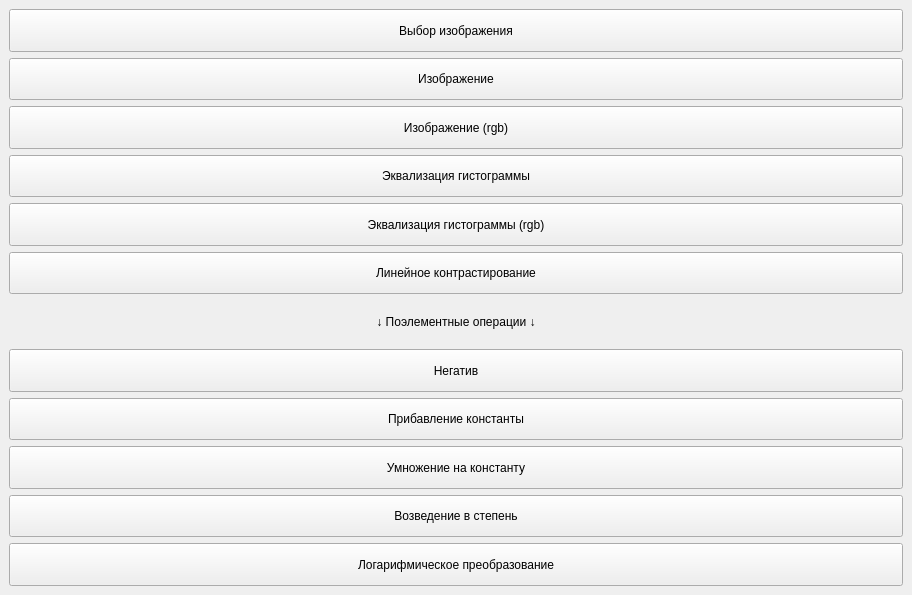
<?xml version="1.0" encoding="UTF-8"?>
<ui version="4.0">
 <class>MainWindow</class>
 <widget class="QMainWindow" name="MainWindow">
  <property name="geometry">
   <rect>
    <x>0</x>
    <y>0</y>
    <width>912</width>
    <height>595</height>
   </rect>
  </property>
  <property name="windowTitle">
   <string>MainWindow</string>
  </property>
  <widget class="QWidget" name="centralwidget">
   <layout class="QVBoxLayout" name="verticalLayout">
    <item>
     <layout class="QGridLayout" name="gridLayout">
      <item row="4" column="0">
       <widget class="QPushButton" name="pushButton">
        <property name="sizePolicy">
         <sizepolicy hsizetype="Minimum" vsizetype="Minimum">
          <horstretch>0</horstretch>
          <verstretch>0</verstretch>
         </sizepolicy>
        </property>
        <property name="text">
         <string>Эквализация гистограммы (rgb)</string>
        </property>
       </widget>
      </item>
      <item row="9" column="0">
       <widget class="QPushButton" name="pushButton_7">
        <property name="sizePolicy">
         <sizepolicy hsizetype="Minimum" vsizetype="Minimum">
          <horstretch>0</horstretch>
          <verstretch>0</verstretch>
         </sizepolicy>
        </property>
        <property name="text">
         <string>Прибавление константы</string>
        </property>
       </widget>
      </item>
      <item row="8" column="0">
       <widget class="QPushButton" name="pushButton_6">
        <property name="sizePolicy">
         <sizepolicy hsizetype="Minimum" vsizetype="Minimum">
          <horstretch>0</horstretch>
          <verstretch>0</verstretch>
         </sizepolicy>
        </property>
        <property name="text">
         <string>Негатив</string>
        </property>
       </widget>
      </item>
      <item row="6" column="0">
       <layout class="QHBoxLayout" name="horizontalLayout">
        <item>
         <widget class="QLabel" name="label">
          <property name="sizePolicy">
           <sizepolicy hsizetype="Minimum" vsizetype="Minimum">
            <horstretch>0</horstretch>
            <verstretch>0</verstretch>
           </sizepolicy>
          </property>
          <property name="text">
           <string>↓ Поэлементные операции ↓</string>
          </property>
          <property name="alignment">
           <set>Qt::AlignCenter</set>
          </property>
         </widget>
        </item>
       </layout>
      </item>
      <item row="1" column="0">
       <widget class="QPushButton" name="pushButton_3">
        <property name="sizePolicy">
         <sizepolicy hsizetype="Minimum" vsizetype="Minimum">
          <horstretch>0</horstretch>
          <verstretch>0</verstretch>
         </sizepolicy>
        </property>
        <property name="text">
         <string>Изображение</string>
        </property>
       </widget>
      </item>
      <item row="10" column="0">
       <widget class="QPushButton" name="pushButton_8">
        <property name="sizePolicy">
         <sizepolicy hsizetype="Minimum" vsizetype="Minimum">
          <horstretch>0</horstretch>
          <verstretch>0</verstretch>
         </sizepolicy>
        </property>
        <property name="text">
         <string>Умножение на константу</string>
        </property>
       </widget>
      </item>
      <item row="12" column="0">
       <widget class="QPushButton" name="pushButton_10">
        <property name="sizePolicy">
         <sizepolicy hsizetype="Minimum" vsizetype="Minimum">
          <horstretch>0</horstretch>
          <verstretch>0</verstretch>
         </sizepolicy>
        </property>
        <property name="text">
         <string>Логарифмическое преобразование</string>
        </property>
       </widget>
      </item>
      <item row="0" column="0">
       <widget class="QPushButton" name="pushButton_5">
        <property name="sizePolicy">
         <sizepolicy hsizetype="Minimum" vsizetype="Minimum">
          <horstretch>0</horstretch>
          <verstretch>0</verstretch>
         </sizepolicy>
        </property>
        <property name="text">
         <string>Выбор изображения</string>
        </property>
       </widget>
      </item>
      <item row="11" column="0">
       <widget class="QPushButton" name="pushButton_9">
        <property name="sizePolicy">
         <sizepolicy hsizetype="Minimum" vsizetype="Minimum">
          <horstretch>0</horstretch>
          <verstretch>0</verstretch>
         </sizepolicy>
        </property>
        <property name="text">
         <string>Возведение в степень</string>
        </property>
       </widget>
      </item>
      <item row="3" column="0">
       <widget class="QPushButton" name="pushButton_2">
        <property name="sizePolicy">
         <sizepolicy hsizetype="Minimum" vsizetype="Minimum">
          <horstretch>0</horstretch>
          <verstretch>0</verstretch>
         </sizepolicy>
        </property>
        <property name="text">
         <string>Эквализация гистограммы</string>
        </property>
       </widget>
      </item>
      <item row="5" column="0">
       <widget class="QPushButton" name="pushButton_4">
        <property name="sizePolicy">
         <sizepolicy hsizetype="Minimum" vsizetype="Minimum">
          <horstretch>0</horstretch>
          <verstretch>0</verstretch>
         </sizepolicy>
        </property>
        <property name="text">
         <string>Линейное контрастирование</string>
        </property>
       </widget>
      </item>
      <item row="2" column="0">
       <widget class="QPushButton" name="pushButton_11">
        <property name="sizePolicy">
         <sizepolicy hsizetype="Minimum" vsizetype="Minimum">
          <horstretch>0</horstretch>
          <verstretch>0</verstretch>
         </sizepolicy>
        </property>
        <property name="text">
         <string>Изображение (rgb)</string>
        </property>
       </widget>
      </item>
     </layout>
    </item>
   </layout>
  </widget>
  <widget class="QMenuBar" name="menubar">
   <property name="geometry">
    <rect>
     <x>0</x>
     <y>0</y>
     <width>912</width>
     <height>25</height>
    </rect>
   </property>
  </widget>
 </widget>
 <resources/>
 <connections/>
</ui>
